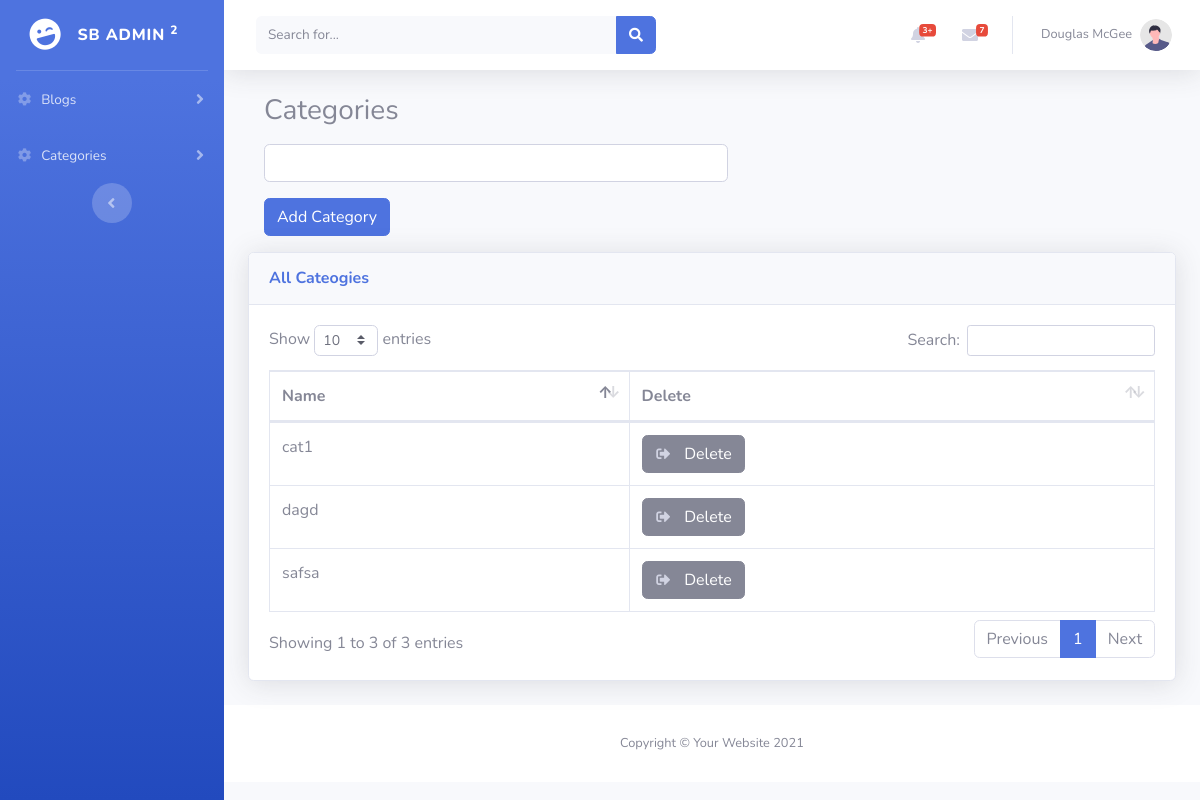
The app's page /categories.php, older data.
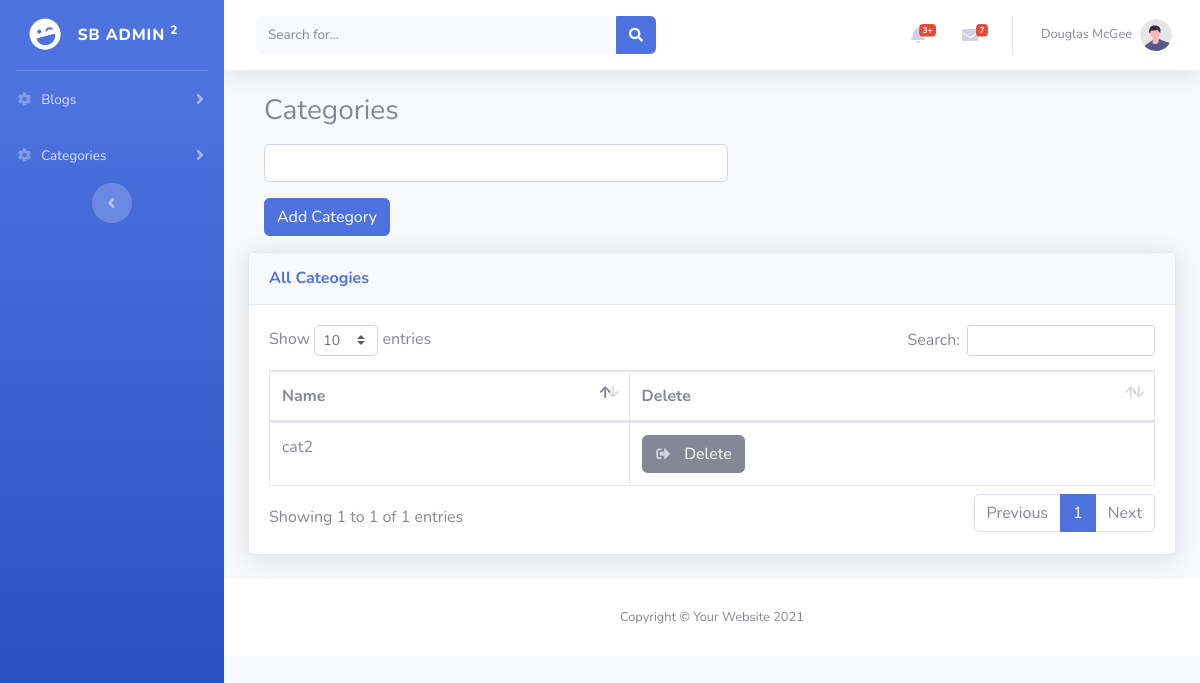
The same page, newer data.
### tables this page shows
CREATE TABLE `blog_category` (
  `cat_id` int(55) NOT NULL,
  `cat_name` varchar(55) NOT NULL
);

### categories.php (the view, shortened to what this page needs)
<?php
include_once 'header.php';
$data = mysqli_query($conn,"SELECT * FROM blog_category");
?>
 <h3 class="m-3">Categories</h3>
 <div class="w-50 m-3">
    <form action="" method="post">
        <input type="text" name="cat_name" id="" class="form-control mt-3">
        <input type="submit" value="Add Category" name="add_btn" class="btn btn-primary mt-3">
    </form>
 </div>
 <div>
 <div class="card shadow mb-4">
                        <div class="card-header py-3">
                            <h6 class="m-0 font-weight-bold text-primary">All Cateogies</h6>
                        </div>
                        <div class="card-body">
                            <div class="table-responsive">
                                <table class="table table-bordered" id="dataTable" width="100%" cellspacing="0">
                                    <thead>
                                        <tr>
                                            <th>Name</th>
                                            <th>Delete</th>
                                        </tr>
                                    </thead>
                                    <tbody>
                                        <?php
                                            while($row = mysqli_fetch_assoc($data)){
                                                echo '<tr>
                                                <td>'.$row["cat_name"].'</td>
                                                <td> <a class="btn btn-secondary" id="del" href="#" data-id="'.$row["cat_id"].'" data-toggle="modal" data-target="#deletecat">
                                                <i class="fas fa-sign-out-alt fa-sm fa-fw mr-2 text-gray-400"></i>
                                                Delete
                                            </a></td>
                                                </tr>';
                                            }
                                        ?>
                                    </tbody>
                                </table>
                            </div>
                        </div>
 </div>
<?php
include_once 'footer.php';
?>

Row changes from the older to the newer data that the page shows:
removed blog_category: cat_name "cat1"
removed blog_category: cat_name "safsa"
removed blog_category: cat_name "dagd"
added blog_category: cat_name "cat2"
Text that changed along with them:
text written by a page script: "Show entries Search: Showing 1 to 3 of 3 entries Previous 1 Next" → "Show entries Search: Showing 1 to 1 of 1 entries Previous 1 Next"
